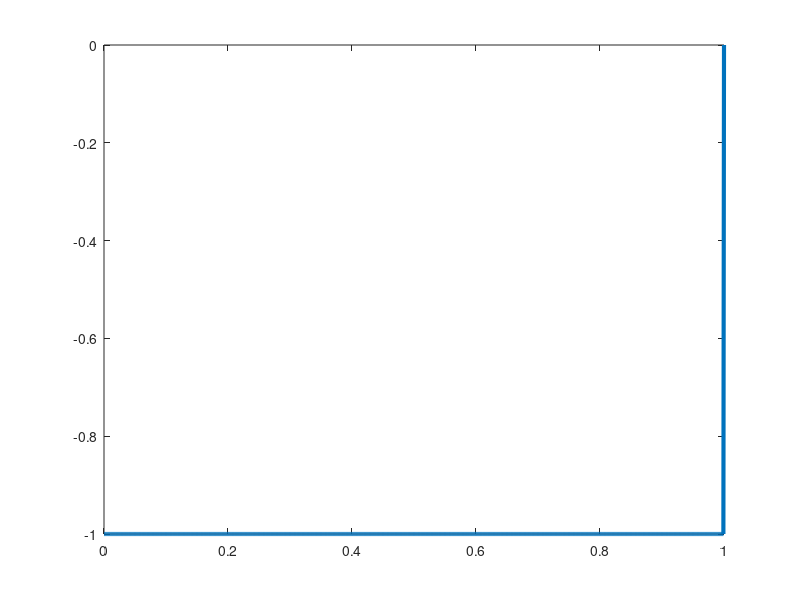

Reproduce this figure in MATLAB.

bits = input('prompt');
bitrate = 1;
n = 1000;
T = length(bits)/bitrate;
N = n*length(bits);
dt = T/N;
t = 0:dt:T;
x = zeros(1,length(t));
counter = 0;
lastbit = 1;
pulse = 0;
for i=1:length(bits)
  if bits(i)==0
    counter = counter + 1;
    if counter==4
      if(mod(pulse, 2)==0)
        x((i-1-3)*n+1:(i-3)*n) = -lastbit;
        lastbit = -lastbit;
        x((i-1-2)*n+1:(i-2)*n) = 0;
        x((i-1-1)*n+1:(i-1)*n) = 0;
        x((i-1)*n+1:i*n) = lastbit;
        counter = 0;
        pulse = 0;
      else
        x((i-1-3)*n+1:(i-3)*n) = 0;
        x((i-1-2)*n+1:(i-2)*n) = 0;
        x((i-1-1)*n+1:(i-1)*n) = 0;
        x((i-1)*n+1:i*n) = lastbit;
        counter = 0;
        pulse = 0;
      end
    end
  else
    counter = 0;
    x((i-1)*n+1:i*n) = -lastbit;
    lastbit = -lastbit;
    pulse = pulse + 1;
  end
end
plot(t, x, 'Linewidth', 3);
counter = 0;
lastbit = 1;
for i = 1:length(t)
  if t(i)>counter
    counter = counter + 1;
    if x(i)==lastbit
      result(counter-3:counter) = 0;
    else
      if(x(i)==0)
        result(counter) = 0;
      else
        result(counter) = 1;
        lastbit = -lastbit;
      end
    end
  end
end
disp('HDB3 Decoding:');
disp(result);
